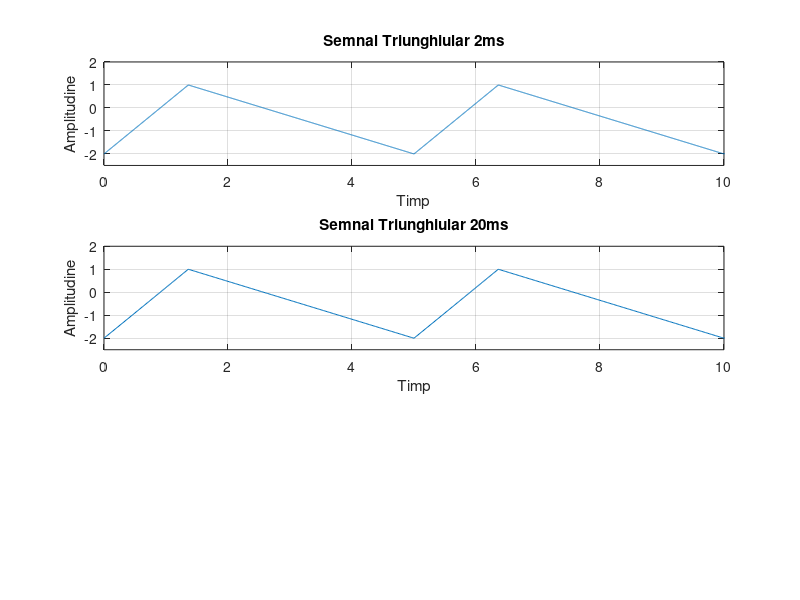

The MATLAB source for this figure:

T=5;          		                               	
t=0:0.002:3*T;
x = -0.5+1.5*sawtooth(2*pi*0.2*t,0.272);		%functia sawtooth este pentru semnalul dinte de fierastrau iar 0.272*k este o 
							%variabila de reglaj pentru varful graficului pentru a fii pozitionat asemeni 
							%unui semnal triunghiular cu varful la miflocul perioadei 
subplot(3,1,1)		
plot(t,x);
xlabel('Timp')
ylabel('Amplitudine')
title('Semnal Triunghiular 2ms')
axis([0 10 -2.5 2])
grid

t=0:0.02:3*T;
x = -0.5+1.5*sawtooth(2*pi*0.2*t,0.272);
subplot(3,1,2)
plot(t,x);
xlabel('Timp')
ylabel('Amplitudine')
title('Semnal Triunghiular 20ms')
axis([0 10 -2.5 2])
grid

t=0:0.002:3*T;
x = -0.5+1.5*sawtooth(2*pi*0.2*t,0.272);
subplot(3,1,1)
plot(t,x);
xlabel('Timp')
ylabel('Amplitudine')
title('Semnal Triunghiular 2ms')
axis([0 10 -2.5 2])
grid